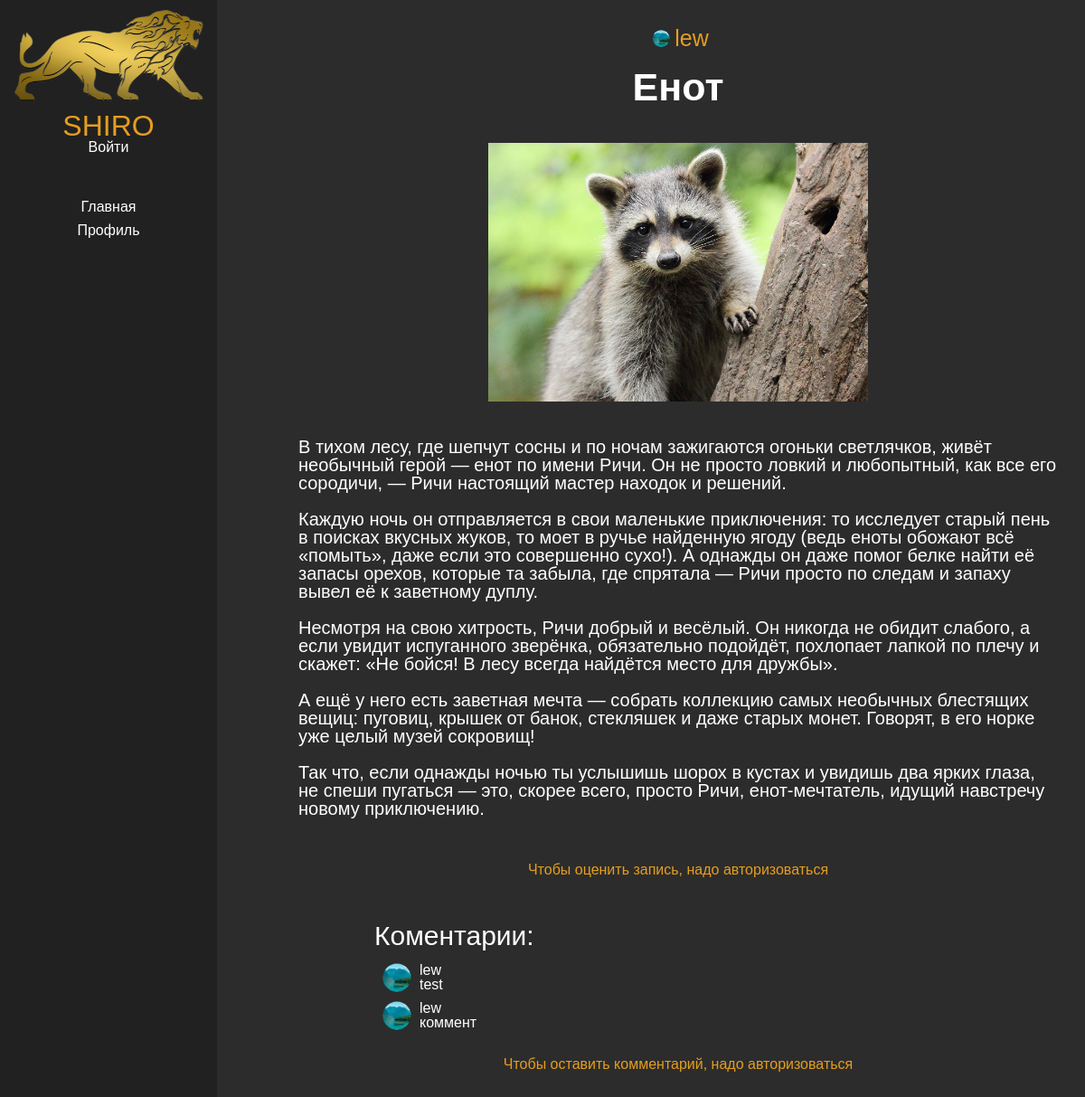
The page /article/31 on the database its author committed.
### articles/models.py (models this page shows, shortened)
class Article(models.Model):
    title = models.CharField(max_length=100)
    text = models.TextField(null=True,blank=True,)
    date = models.DateTimeField(auto_now_add=True)
    author = models.ForeignKey(User,on_delete=models.CASCADE,blank=True,default=None)
    pic = models.ImageField(upload_to="articles/pic",blank=True,null=True)
    likes = models.ManyToManyField(User,blank=True,related_name='likes')

class Comment(models.Model):
    class Meta:
        db_table = "comments"
    article_id = models.ForeignKey(Article,on_delete=models.CASCADE,blank=True)
    author_id = models.ForeignKey(User,on_delete=models.CASCADE,blank=True)
    content = models.TextField()
    pub_date = models.DateTimeField(auto_now_add=True)

### users/models.py (models this page shows)
class User(AbstractUser):
    score_likes = models.IntegerField(default=0,blank=True)
    score_publications = models.IntegerField(default=0,blank=True)
    photo = models.ImageField(null=True,blank=True,upload_to="users/avatars")

### articles/views.py (the view, shortened to what this page needs)
# urls.py: path("<int:article_id>",views.view_article,name="article"),
@csrf_protect
def view_article(request,article_id):
    article = Article.objects.get(id=article_id)
    comments = Comment.objects.filter(article_id=article_id)
    form_comment = CommentForm()
    form_change = ChangeArticleForm()
    errors = dict()
    if "unlike" in request.POST:
        article.likes.remove(request.user)
    elif "like_up" in request.POST:
        article.likes.add(request.user)
    elif 'delete-comment' in request.POST:
        delete_comment = Comment.objects.get(id = request.POST.get('delete-comment'))
        delete_comment.delete()
        return redirect('article',article_id)
    elif "delete-article" in request.POST:
        article.pic.delete(False)
        article.delete()
        return redirect('home')
    elif 'change_article' in request.POST:
        form_change = ChangeArticleForm(request.POST,request.FILES)
        if form_change.is_valid():
            change_article_func(request.POST,form_change.cleaned_data['pic'],article)
    data = {'article': article,
            'comments':comments,
            'form_comment': form_comment,
            'form_change':form_change,
            'errors':errors}
    return render(request,"articles/article.html",data)

### articles/templates/articles/article.html (shortened to what this page needs)
{% extends 'main/home.html' %}
{% load static %}
{% block content_in_main %}
    <div class="article-view">
        <span class="author__article-view">
            {% if article.author.photo %}
                <img src="{{article.author.photo.url}}" alt="" class="mini-avatar">
            {% else %}
                <img src="{% static 'main/img/default.png' %}" alt="" class="mini-avatar">
            {% endif %}
            <span>{{article.author}}</span>
        </span>
        <h4 class="title__article-view">{{article.title}}</h4>
        <div class="article-info">
            {% if article.pic %}
                <div class="wrapper-for-img-in-article">
                    <img src="{{article.pic.url}}" alt="" width="500px">
                </div>
            {% endif %}
            <p class="text__article-view">{{article.text|linebreaksbr|escape}}</p>
            </div>
        <form method="post" class="form-like">
            {% if request.user.is_authenticated %}
            {% if request.user in article.users_liked %}
            <button type="submit" name="unlike" class="button-like"><span>Убрать из понравившихся</span></button>
            {% else %}
                <button name="like_up" class="button-like" type="submit">
                    <svg xmlns="http://www.w3.org/2000/svg" viewBox="0 0 24 24">
                        <path d="M20.808 11.079C19.829 16.132 12 20.5 12 20.5s-7.829-4.368-8.808-9.421C2.227 6.1 5.066 3.5 8 3.5a4.444 4.444 0 0 1 4 2 4.444 4.444 0 0 1 4-2c2.934 0 5.773 2.6 4.808 7.579z"/>
                    </svg>
                    <span>Понравилось</span>
                </button>
            {% endif %}
            {% else %}
                <span>Чтобы оценить запись, надо авторизоваться</span>
            {% endif %}
        </form>
        <div class="comments">
            <h3>Коментарии:</h3>
            {% for comment in comments %}
                <div class="comment">
                    {% if comment.author_id.photo %}
                        <img src="{{comment.author_id.photo.url}}" alt="" class="mini-avatar">
                    {% else %}
                        <img src="{% static 'main/img/default.png' %}" alt="" class="mini-avatar">
                    {% endif %}
                    <div class="author-name-and-comment">
                        {{comment.author_id.username}}
                        <span class="user-comment">{{comment.content}}</span>
                    </div>
                </div>
            {% endfor %}
            <div class="public-comment">
                {% if request.user.is_authenticated %}
                <form class="form-comment" method="post">
                    {% csrf_token %}
                    {{form_comment.content}}
                    <button type="submit" value="Оставить коментарий" name="public-comment-button" class="comment-button">
                        <svg xmlns="http://www.w3.org/2000/svg" width="16" height="16" fill="currentColor" class="airplane" viewBox="0 0 16 16">
                            <path d="M15.854.146a.5.5 0 0 1 .11.54l-5.819 14.547a.75.75 0 0 1-1.329.124l-3.178-4.995L.643 7.184a.75.75 0 0 1 .124-1.33L15.314.037a.5.5 0 0 1 .54.11ZM6.636 10.07l2.761 4.338L14.13 2.576zm6.787-8.201L1.591 6.602l4.339 2.76z"/>
                        </svg>
                    </button>
                </form>
                <span>{{errors.null_comment}}</span>
                {% else %}
                    <span>Чтобы оставить комментарий, надо авторизоваться</span>
                {% endif%}
            </div>
        </div>
    </div>
{% endblock %}

### main/static/main/styles/main.css (style rules this page uses)
* { margin: 0; padding: 0; text-decoration: none; list-style-type: none; line-height: 1; font-family: 'Raleway', sans-serif; font-weight: 300; color: white; font-family: Montserrat, sans-serif; font-size: 16px; }
* { box-sizing: border-box; }
body { height: 100vh; background-color: #2c2c2c; }
.mini-avatar { width: 30px; height: auto; clip-path: circle(); }
.article-info { width: 100%; height: 100%; display: flex; flex-direction: column; justify-items: center; }

### articles/static/articles/styles/article.css (style rules this page uses)
.article-view { display: flex; flex-direction: column; padding: 30px; align-items: center; }
.title__article-view { align-self: center; font-size: 43px; font-weight: 700; margin-bottom: 40px; }
.text__article-view { font-size: 20px; margin-bottom: 50px; align-self: center; }
.user-comment { word-break: break-word; }
.author-name-and-comment { display: inline-flex; flex-direction: column; }

### rows shown on the page
Article: author.photo (picture), author "lew", title "Енот", pic (picture), text "В тихом лесу, где шепчут сосны и по ночам зажигаются огоньки светлячков, живёт необычный герой — енот по имени Ричи. Он не просто ловкий и любопытный, как все его сородичи, — Ричи настоящий мастер находок и решений. Каждую ночь он отправляется в свои маленькие приключения: то исследует старый пень в поисках вкусных жуков, то моет в ручье найденную ягоду (ведь еноты обожают всё «помыть», даже если это совершенно сухо!). А однажды он даже помог белке найти её запасы орехов, которые та забыла, где спрятала — Ричи просто по следам и запаху вывел её к заветному дуплу. Несмотря на свою хитрость, Ричи добрый и весёлый. Он никогда не обидит слабого, а если увидит испуганного зверёнка, обязательно…"
Comment: author_id.photo (picture), author_id.username "lew", content "test"
Comment: author_id.photo (picture), author_id.username "lew", content "коммент"
